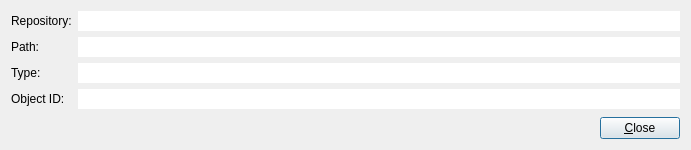
<?xml version="1.0" encoding="UTF-8"?>
<ui version="4.0">
 <class>FilePropertyDialog</class>
 <widget class="QDialog" name="FilePropertyDialog">
  <property name="geometry">
   <rect>
    <x>0</x>
    <y>0</y>
    <width>691</width>
    <height>150</height>
   </rect>
  </property>
  <property name="windowTitle">
   <string>File Property</string>
  </property>
  <layout class="QVBoxLayout" name="verticalLayout">
   <item>
    <layout class="QGridLayout" name="gridLayout">
     <item row="0" column="0">
      <widget class="QLabel" name="label">
       <property name="text">
        <string>Repository:</string>
       </property>
      </widget>
     </item>
     <item row="0" column="1">
      <widget class="ReadOnlyLineEdit" name="lineEdit_repo">
       <property name="frame">
        <bool>false</bool>
       </property>
       <property name="readOnly">
        <bool>true</bool>
       </property>
      </widget>
     </item>
     <item row="1" column="0">
      <widget class="QLabel" name="label_2">
       <property name="text">
        <string>Path:</string>
       </property>
      </widget>
     </item>
     <item row="1" column="1">
      <widget class="ReadOnlyLineEdit" name="lineEdit_path">
       <property name="frame">
        <bool>false</bool>
       </property>
       <property name="readOnly">
        <bool>true</bool>
       </property>
      </widget>
     </item>
     <item row="2" column="0">
      <widget class="QLabel" name="label_3">
       <property name="text">
        <string>Type:</string>
       </property>
      </widget>
     </item>
     <item row="2" column="1">
      <widget class="ReadOnlyLineEdit" name="lineEdit_type">
       <property name="frame">
        <bool>false</bool>
       </property>
       <property name="readOnly">
        <bool>true</bool>
       </property>
      </widget>
     </item>
     <item row="3" column="0">
      <widget class="QLabel" name="label_4">
       <property name="text">
        <string>Object ID:</string>
       </property>
      </widget>
     </item>
     <item row="3" column="1">
      <widget class="ReadOnlyLineEdit" name="lineEdit_id">
       <property name="frame">
        <bool>false</bool>
       </property>
       <property name="readOnly">
        <bool>true</bool>
       </property>
      </widget>
     </item>
    </layout>
   </item>
   <item>
    <spacer name="verticalSpacer">
     <property name="orientation">
      <enum>Qt::Orientation::Vertical</enum>
     </property>
     <property name="sizeHint" stdset="0">
      <size>
       <width>20</width>
       <height>170</height>
      </size>
     </property>
    </spacer>
   </item>
   <item>
    <layout class="QHBoxLayout" name="horizontalLayout">
     <item>
      <spacer name="horizontalSpacer">
       <property name="orientation">
        <enum>Qt::Orientation::Horizontal</enum>
       </property>
       <property name="sizeHint" stdset="0">
        <size>
         <width>40</width>
         <height>20</height>
        </size>
       </property>
      </spacer>
     </item>
     <item>
      <widget class="QPushButton" name="pushButton">
       <property name="text">
        <string>&amp;Close</string>
       </property>
      </widget>
     </item>
    </layout>
   </item>
  </layout>
 </widget>
 <customwidgets>
  <customwidget>
   <class>ReadOnlyLineEdit</class>
   <extends>QLineEdit</extends>
   <header>ReadOnlyLineEdit.h</header>
  </customwidget>
 </customwidgets>
 <tabstops>
  <tabstop>lineEdit_repo</tabstop>
  <tabstop>lineEdit_path</tabstop>
  <tabstop>lineEdit_type</tabstop>
  <tabstop>lineEdit_id</tabstop>
  <tabstop>pushButton</tabstop>
 </tabstops>
 <resources/>
 <connections>
  <connection>
   <sender>pushButton</sender>
   <signal>clicked()</signal>
   <receiver>FilePropertyDialog</receiver>
   <slot>reject()</slot>
   <hints>
    <hint type="sourcelabel">
     <x>331</x>
     <y>273</y>
    </hint>
    <hint type="destinationlabel">
     <x>338</x>
     <y>319</y>
    </hint>
   </hints>
  </connection>
 </connections>
</ui>
